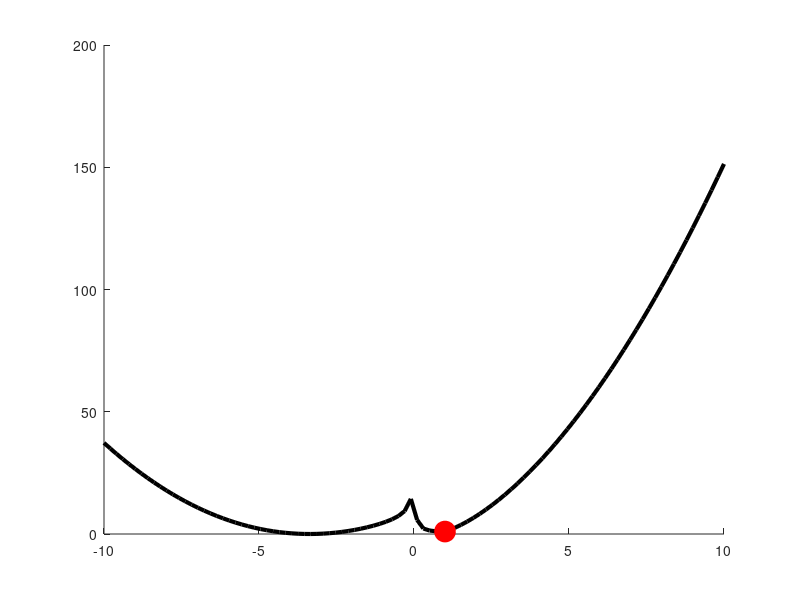
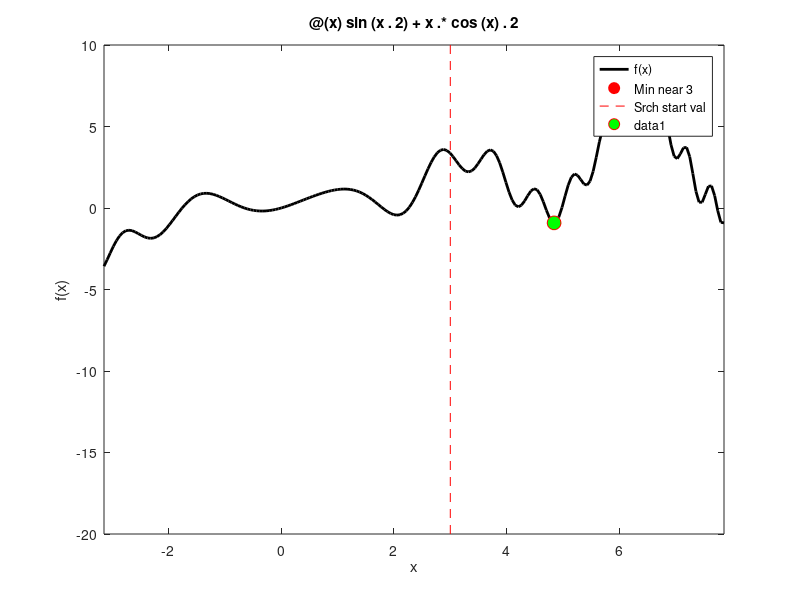
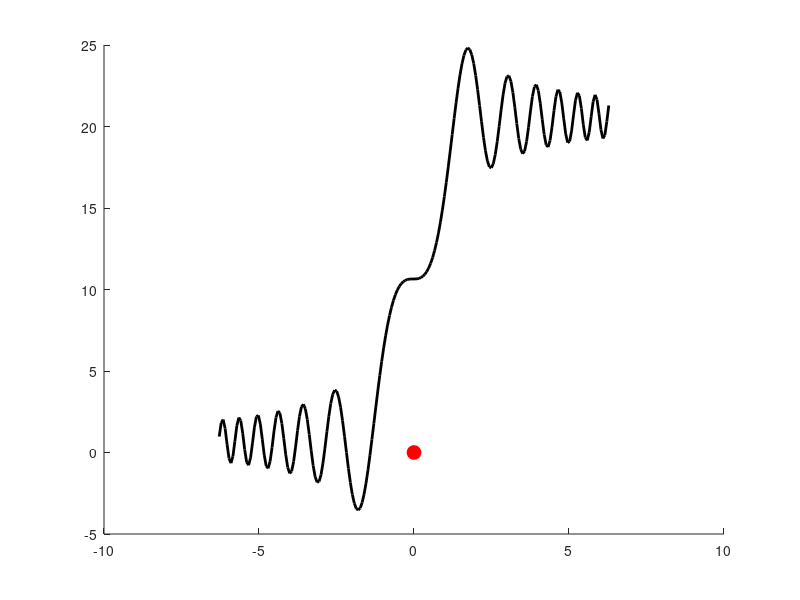

These figures' MATLAB source, in order:
%%
%     COURSE: Master MATLAB through guided problem-solving
%    SECTION: Nonlinear model fitting
%      VIDEO: Find the minimum of anonymous functions
% Instructor: mikexcohen.com
%
%%

%% intro to minimizing anonymous functions

funh = @(x) (x+abs(log(x))).^2;

% evaluate and plot the function
t = linspace(-10,10,100);
figure(1), clf, hold on
plot(t,funh(t),'k','linew',3)

% use fminsearch to find the minimum value
minval = fminsearch(funh,2);

% plot that minimum point
plot(minval,funh(minval),'ro','markerfacecolor','r','markersize',15)


%% now for the project

% define function
funh = @(x) sin(x.^2) + x.*cos(x).^2;

% plot the function
figure(2), clf
t = linspace(-pi,5*pi/2,200);
plot(t,funh(t),'k','linew',2)
set(gca,'xlim',[min(t) max(t)])
xlabel('x'), ylabel('f(x)')
title(func2str(funh))

% find the minimum
startVal = 3;
[xval,yval] = fminsearch(funh,startVal);

% plot the minimum
hold on
plot(xval,yval,'ro','markerfacecolor','r','markersize',15)

% plot the starting value as a red dotted line
plot([1 1]*startVal,get(gca,'ylim'),'r--')

legend({'f(x)';[ 'Min near ' num2str(startVal) ];'Srch start val'})

%% now for fminbnd

[xval,yval] = fminbnd(funh,1,6);
plot(xval,yval,'ro','markerfacecolor','g','markersize',10)

%% bonus: what (if anything) is wrong here!?!?

% the function (imaginary part of Fresnel equation)
funh = @(x) cumsum(sin(x.^2));

% plot the function
figure(3), clf, hold on
t = linspace(-2*pi,2*pi,200);
plot(t,funh(t),'k','linew',2)

% find and plot minimum
[xval,yval] = fminsearch(funh,-1);
plot(xval,yval,'ro','markerfacecolor','r','markersize',10)

%%
